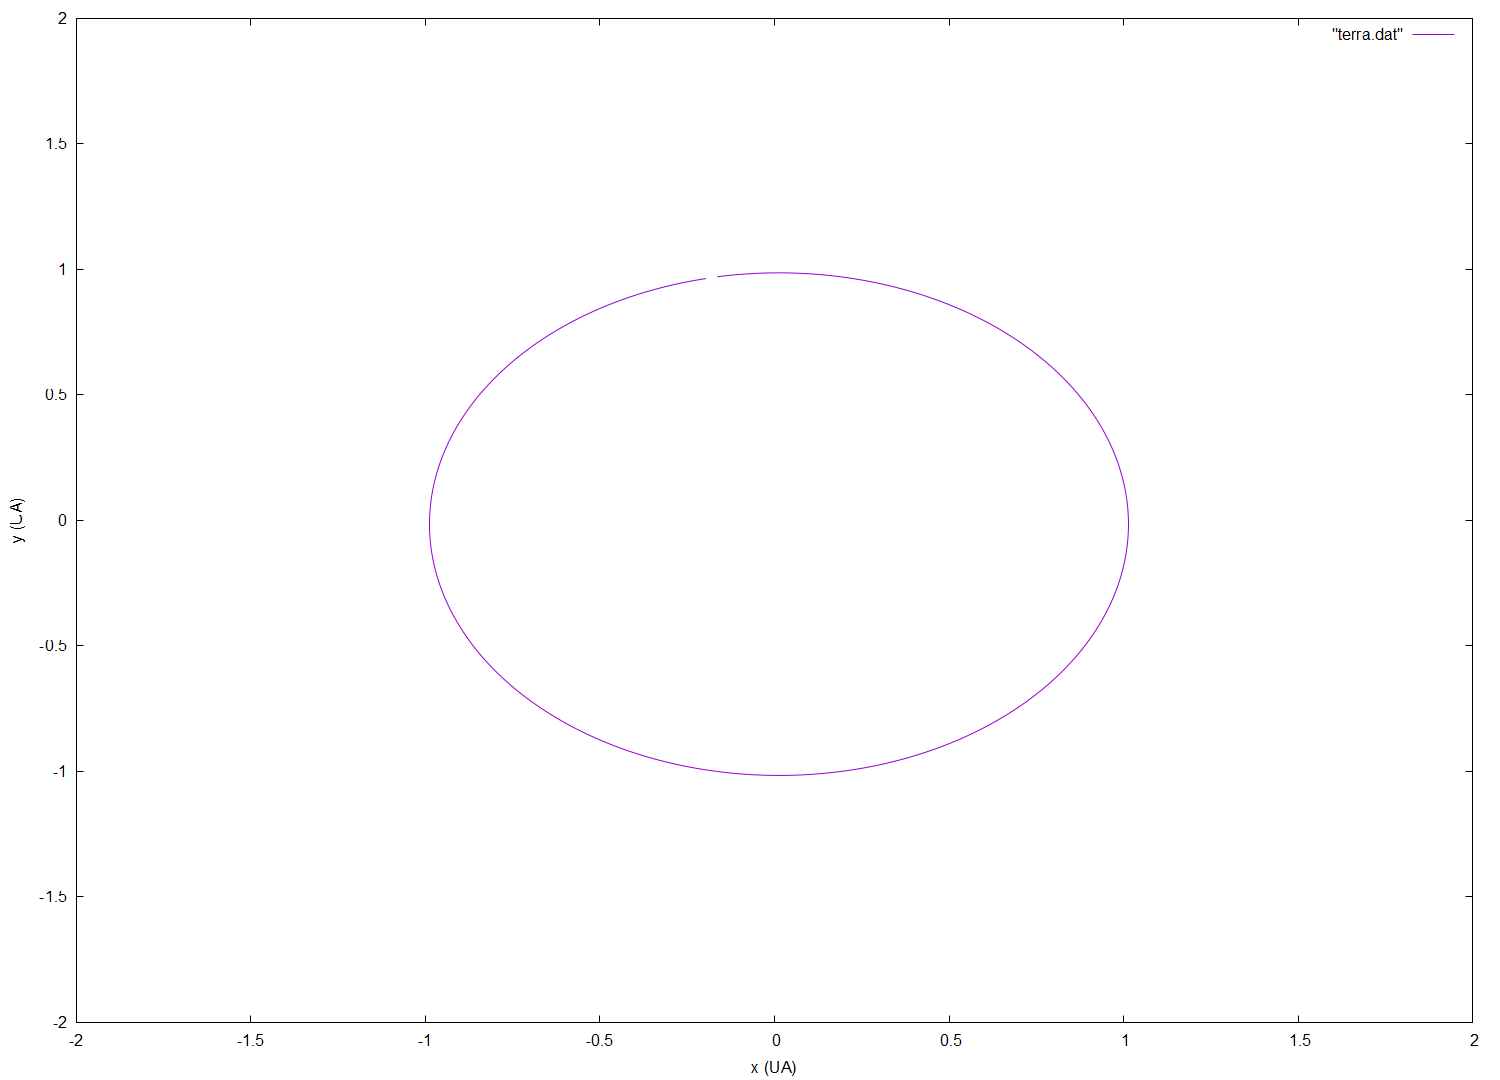

The gnuplot source for this figure:
set terminal pngcairo enhanced size 1500,1080 font "Arial,12"
set output "terramov.png" 

set xlabel("x (UA)")
set ylabel("y (UA)")
set xrange[-2:2]
set yrange[-2:2]
plot "terra.dat" with lines

set output
